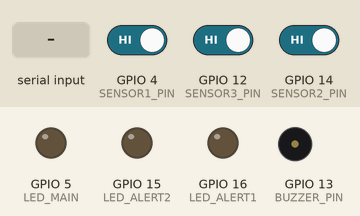
This sketch was run on a simulated ESP8266 (NodeMCU). Parts: output pins drawn as LEDs (lit = HIGH), buzzer (waves = sounding, pin HIGH). The inputs (shaded band) are chosen by the test bench; at power-on: GPIO 4 (SENSOR1_PIN) HIGH, GPIO 12 (SENSOR3_PIN) HIGH, GPIO 14 (SENSOR2_PIN) HIGH. What the sketch prints to the serial monitor is not drawn.

Above: at 4.2 s.
4.3 s: "ON\n" received over Serial
At 4.8 s:
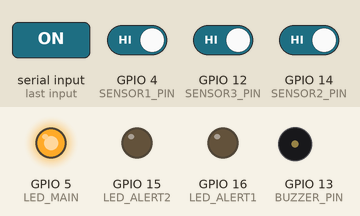
Timing chart, 0 to 7.3 s (numbered marks = the images above; inputs shaded):
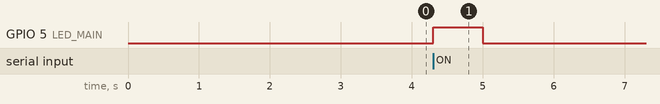

The sketch:

Water_leak_detection.ino
```cpp
// ============================================================
// HydroSense Water Leakage Detection System
// ESP8266 NodeMCU - Final Updated Version
// Calibrated + Severity Based + Alert LEDs + 4s Buzzer Delay
// ============================================================

#include <string.h>

// ---------------- Pin Definitions ----------------
#define SENSOR1_PIN   4    // D2
#define SENSOR2_PIN   14   // D5
#define SENSOR3_PIN   12   // D6

#define LED_MAIN      5    // D1
#define BUZZER_PIN    13   // D7

#define LED_ALERT1    16   // D0
#define LED_ALERT2    15   // D8

// ---------------- Configuration ----------------
#define FLOW_CALIBRATION     7.5f
#define SAMPLE_INTERVAL_MS   1000

// Minimum calibrated flow to consider system active
#define MIN_FLOW_ACTIVE      0.7f

// Leak thresholds
#define THRESH_MEDIUM        0.80f
#define THRESH_HIGH          1.60f

// Exponential smoothing factor
#define SMOOTH_ALPHA         0.30f

// Calibration factors
const float K1 = 1.0f;
const float K2 = 0.76422677f;
const float K3 = 0.85095465f;

// ---------------- Pulse Counters ----------------
volatile unsigned long pulseCount1 = 0;
volatile unsigned long pulseCount2 = 0;
volatile unsigned long pulseCount3 = 0;

// ---------------- Flow Variables ----------------
float flow1 = 0.0f, flow2 = 0.0f, flow3 = 0.0f;
float flow1_cal = 0.0f, flow2_cal = 0.0f, flow3_cal = 0.0f;
float diff12_cal = 0.0f, diff23_cal = 0.0f, max_diff = 0.0f;

// ---------------- Timing ----------------
unsigned long lastSampleTime = 0;
unsigned long lastBlinkTime = 0;
unsigned long lastBuzzerToggleTime = 0;

// ---------------- Leak Confirmation Delay ----------------
unsigned long leakStartTime = 0;
bool leakTimerStarted = false;
bool buzzerEnabled = false;

const unsigned long BUZZER_DELAY = 0;   // 4 seconds

// ---------------- Alert States ----------------

bool alertState = false;
bool ledToggle = false;
bool buzzerToggle = false;

const unsigned long blinkIntervalMedium = 500;
const unsigned long blinkIntervalHigh   = 250;
const unsigned long buzzerIntervalHigh  = 200;

// ---------------- Output States ----------------
const char* zone = "NORMAL";
const char* severity = "LOW";
const char* statusText = "No Flow";
int flag = 0;

// ============================================================
// Interrupt Service Routines
// ============================================================
ICACHE_RAM_ATTR void pulseISR1() { pulseCount1++; }
ICACHE_RAM_ATTR void pulseISR2() { pulseCount2++; }
ICACHE_RAM_ATTR void pulseISR3() { pulseCount3++; }

// ============================================================
// Helper Functions
// ============================================================
void resetLeakTimer() {
  leakStartTime = 0;
  leakTimerStarted = false;
  buzzerEnabled = false;
}

void turnAllOutputsOff() {
  digitalWrite(LED_MAIN, LOW);
  digitalWrite(BUZZER_PIN, LOW);
  digitalWrite(LED_ALERT1, LOW);
  digitalWrite(LED_ALERT2, LOW);

  alertState = false;
  ledToggle = false;
  buzzerToggle = false;
}

void setLowAlert() {
  turnAllOutputsOff();
}

void setMediumAlert() {
  digitalWrite(LED_MAIN, HIGH);
  digitalWrite(BUZZER_PIN, LOW);
  alertState = true;
}

void setHighAlert() {
  digitalWrite(LED_MAIN, HIGH);
  alertState = true;
}

void updateAlertEffects() {
  unsigned long now = millis();

  if (!alertState) {
    digitalWrite(LED_ALERT1, LOW);
    digitalWrite(LED_ALERT2, LOW);
    digitalWrite(BUZZER_PIN, LOW);
    return;
  }

  if (strcmp(severity, "MEDIUM") == 0) {
    if (now - lastBlinkTime >= blinkIntervalMedium) {
      lastBlinkTime = now;
      ledToggle = !ledToggle;
      digitalWrite(LED_ALERT1, ledToggle);
      digitalWrite(LED_ALERT2, !ledToggle);
    }

    digitalWrite(BUZZER_PIN, LOW);
  }
  else if (strcmp(severity, "HIGH") == 0) {
    if (now - lastBlinkTime >= blinkIntervalHigh) {
      lastBlinkTime = now;
      ledToggle = !ledToggle;
      digitalWrite(LED_ALERT1, ledToggle);
      digitalWrite(LED_ALERT2, !ledToggle);
    }

    // Buzzer only after 4-second persistence
    if (buzzerEnabled) {
      if (now - lastBuzzerToggleTime >= buzzerIntervalHigh) {
        lastBuzzerToggleTime = now;
        buzzerToggle = !buzzerToggle;
        digitalWrite(BUZZER_PIN, buzzerToggle);
      }
    } else {
      digitalWrite(BUZZER_PIN, LOW);
    }
  }
  else {
    digitalWrite(LED_ALERT1, LOW);
    digitalWrite(LED_ALERT2, LOW);
    digitalWrite(BUZZER_PIN, LOW);
  }
}

void classifyLeak(float d12, float d23, float f1c, float f2c, float f3c) {
  max_diff = max(d12, d23);

  // Default
  zone = "NORMAL";
  severity = "LOW";
  statusText = "No Flow";
  flag = 0;

  bool systemActive = (f1c > MIN_FLOW_ACTIVE || f2c > MIN_FLOW_ACTIVE || f3c > MIN_FLOW_ACTIVE);

  if (!systemActive) {
    zone = "NORMAL";
    severity = "LOW";
    statusText = "No Flow";
    flag = 0;
    resetLeakTimer();
    setLowAlert();
    return;
  }

  if (max_diff < THRESH_MEDIUM) {
    zone = "NORMAL";
    severity = "LOW";
    statusText = "Stable Flow";
    flag = 0;
    resetLeakTimer();
    setLowAlert();
  }
  else if (max_diff < THRESH_HIGH) {
    zone = (d12 > d23) ? "LEAK_1_2" : "LEAK_2_3";
    severity = "MEDIUM";
    statusText = "Flow Imbalance";
    flag = 1;
    resetLeakTimer();
    setMediumAlert();
  }
  else {
    zone = (d12 > d23) ? "LEAK_1_2" : "LEAK_2_3";
    severity = "HIGH";
    statusText = "Leak Detected";
    flag = 1;

    if (!leakTimerStarted) {
      leakStartTime = millis();
      leakTimerStarted = true;
    }

    if (millis() - leakStartTime >= BUZZER_DELAY) {
      buzzerEnabled = true;
    }

    setHighAlert();
  }
}

// ============================================================
// Setup
// ============================================================
void setup() {
  Serial.begin(9600);
  delay(3000);

  pinMode(SENSOR1_PIN, INPUT_PULLUP);
  pinMode(SENSOR2_PIN, INPUT_PULLUP);
  pinMode(SENSOR3_PIN, INPUT_PULLUP);

  pinMode(LED_MAIN, OUTPUT);
  pinMode(BUZZER_PIN, OUTPUT);
  pinMode(LED_ALERT1, OUTPUT);
  pinMode(LED_ALERT2, OUTPUT);

  turnAllOutputsOff();
  resetLeakTimer();

  attachInterrupt(digitalPinToInterrupt(SENSOR1_PIN), pulseISR1, RISING);
  attachInterrupt(digitalPinToInterrupt(SENSOR2_PIN), pulseISR2, RISING);
  attachInterrupt(digitalPinToInterrupt(SENSOR3_PIN), pulseISR3, RISING);

  Serial.println("START");
}

// ============================================================
// Main Loop
// ============================================================
void loop() {
  unsigned long now = millis();

  if (now - lastSampleTime >= SAMPLE_INTERVAL_MS) {
    lastSampleTime = now;

    // Safe read
    noInterrupts();
    unsigned long p1 = pulseCount1;
    unsigned long p2 = pulseCount2;
    unsigned long p3 = pulseCount3;
    pulseCount1 = 0;
    pulseCount2 = 0;
    pulseCount3 = 0;
    interrupts();

    // Raw flow calculation
    float newFlow1 = (float)p1 / FLOW_CALIBRATION;
    float newFlow2 = (float)p2 / FLOW_CALIBRATION;
    float newFlow3 = (float)p3 / FLOW_CALIBRATION;

    // Exponential smoothing
    flow1 = (1.0f - SMOOTH_ALPHA) * flow1 + SMOOTH_ALPHA * newFlow1;
    flow2 = (1.0f - SMOOTH_ALPHA) * flow2 + SMOOTH_ALPHA * newFlow2;
    flow3 = (1.0f - SMOOTH_ALPHA) * flow3 + SMOOTH_ALPHA * newFlow3;

    // Calibration
    flow1_cal = flow1 * K1;
    flow2_cal = flow2 * K2;
    flow3_cal = flow3 * K3;

    // Differences
    diff12_cal = abs(flow1_cal - flow2_cal);
    diff23_cal = abs(flow2_cal - flow3_cal);

    // Classification
    classifyLeak(diff12_cal, diff23_cal, flow1_cal, flow2_cal, flow3_cal);

    // Serial Output:
    // rawFlow1,rawFlow2,rawFlow3,flow1_cal,flow2_cal,flow3_cal,diff12_cal,diff23_cal,max_diff,flag,zone,severity,status
    Serial.print(flow1, 3); Serial.print(",");
    Serial.print(flow2, 3); Serial.print(",");
    Serial.print(flow3, 3); Serial.print(",");

    Serial.print(flow1_cal, 3); Serial.print(",");
    Serial.print(flow2_cal, 3); Serial.print(",");
    Serial.print(flow3_cal, 3); Serial.print(",");

    Serial.print(diff12_cal, 3); Serial.print(",");
    Serial.print(diff23_cal, 3); Serial.print(",");
    Serial.print(max_diff, 3); Serial.print(",");

    Serial.print(flag); Serial.print(",");
    Serial.print(zone); Serial.print(",");
    Serial.print(severity); Serial.print(",");
    Serial.println(statusText);
  }

  updateAlertEffects();

  // Optional manual serial commands
  if (Serial.available()) {
    String cmd = Serial.readStringUntil('\n');
    cmd.trim();

    if (cmd == "ON") {
      digitalWrite(LED_MAIN, HIGH);
      digitalWrite(LED_ALERT1, HIGH);
      digitalWrite(LED_ALERT2, HIGH);
      digitalWrite(BUZZER_PIN, HIGH);
    }
    else if (cmd == "OFF") {
      resetLeakTimer();
      turnAllOutputsOff();
    }
  }
}
```

Measured:
- after the input at 4.3 s, GPIO 5 (LED_MAIN): LOW → HIGH at once, → LOW 0.70 s later
